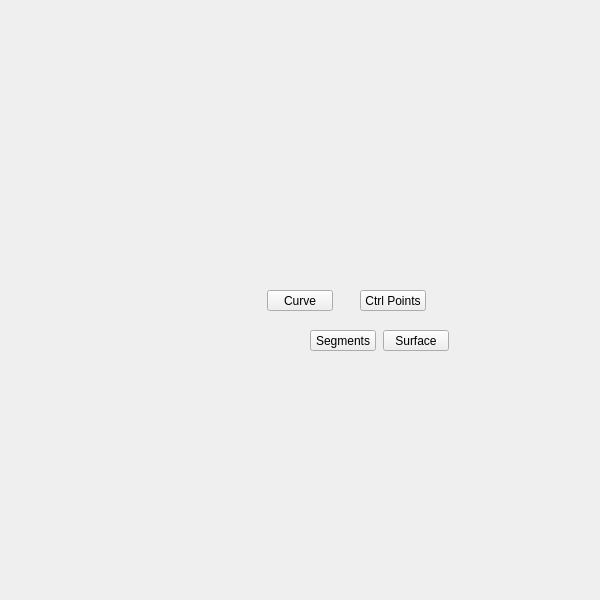
<?xml version="1.0" encoding="UTF-8"?>
<ui version="4.0">
 <class>QtUi</class>
 <widget class="QMainWindow" name="QtUi">
  <property name="geometry">
   <rect>
    <x>0</x>
    <y>0</y>
    <width>600</width>
    <height>600</height>
   </rect>
  </property>
  <property name="sizePolicy">
   <sizepolicy hsizetype="Ignored" vsizetype="Ignored">
    <horstretch>0</horstretch>
    <verstretch>0</verstretch>
   </sizepolicy>
  </property>
  <property name="minimumSize">
   <size>
    <width>0</width>
    <height>0</height>
   </size>
  </property>
  <property name="maximumSize">
   <size>
    <width>600</width>
    <height>600</height>
   </size>
  </property>
  <property name="toolButtonStyle">
   <enum>Qt::ToolButtonIconOnly</enum>
  </property>
  <property name="tabShape">
   <enum>QTabWidget::Triangular</enum>
  </property>
  <property name="dockNestingEnabled">
   <bool>true</bool>
  </property>
  <property name="dockOptions">
   <set>QMainWindow::AllowNestedDocks|QMainWindow::AllowTabbedDocks|QMainWindow::AnimatedDocks|QMainWindow::ForceTabbedDocks</set>
  </property>
  <widget class="QWidget" name="widget">
   <property name="sizePolicy">
    <sizepolicy hsizetype="Ignored" vsizetype="Ignored">
     <horstretch>0</horstretch>
     <verstretch>0</verstretch>
    </sizepolicy>
   </property>
   <widget class="MenuButton" name="i006">
    <property name="geometry">
     <rect>
      <x>267</x>
      <y>290</y>
      <width>66</width>
      <height>21</height>
     </rect>
    </property>
    <property name="minimumSize">
     <size>
      <width>0</width>
      <height>21</height>
     </size>
    </property>
    <property name="maximumSize">
     <size>
      <width>999</width>
      <height>21</height>
     </size>
    </property>
    <property name="text">
     <string>Curve</string>
    </property>
    <property name="target" stdset="0">
     <string>curve</string>
    </property>
   </widget>
   <widget class="MenuButton" name="b010">
    <property name="geometry">
     <rect>
      <x>360</x>
      <y>290</y>
      <width>66</width>
      <height>21</height>
     </rect>
    </property>
    <property name="minimumSize">
     <size>
      <width>0</width>
      <height>21</height>
     </size>
    </property>
    <property name="maximumSize">
     <size>
      <width>999</width>
      <height>21</height>
     </size>
    </property>
    <property name="text">
     <string>Ctrl Points</string>
    </property>
    <property name="target" stdset="0">
     <string>ctrl_points</string>
    </property>
   </widget>
   <widget class="MenuButton" name="b011">
    <property name="geometry">
     <rect>
      <x>310</x>
      <y>330</y>
      <width>66</width>
      <height>21</height>
     </rect>
    </property>
    <property name="minimumSize">
     <size>
      <width>0</width>
      <height>21</height>
     </size>
    </property>
    <property name="maximumSize">
     <size>
      <width>999</width>
      <height>21</height>
     </size>
    </property>
    <property name="text">
     <string>Segments</string>
    </property>
    <property name="target" stdset="0">
     <string>segments</string>
    </property>
   </widget>
   <widget class="MenuButton" name="b012">
    <property name="geometry">
     <rect>
      <x>383</x>
      <y>330</y>
      <width>66</width>
      <height>21</height>
     </rect>
    </property>
    <property name="minimumSize">
     <size>
      <width>0</width>
      <height>21</height>
     </size>
    </property>
    <property name="maximumSize">
     <size>
      <width>999</width>
      <height>21</height>
     </size>
    </property>
    <property name="text">
     <string>Surface</string>
    </property>
    <property name="target" stdset="0">
     <string>surface</string>
    </property>
   </widget>
  </widget>
 </widget>
 <customwidgets>
  <customwidget>
   <class>MenuButton</class>
   <extends>QPushButton</extends>
   <header>widgets.menubutton.h</header>
  </customwidget>
 </customwidgets>
 <resources/>
 <connections/>
</ui>
